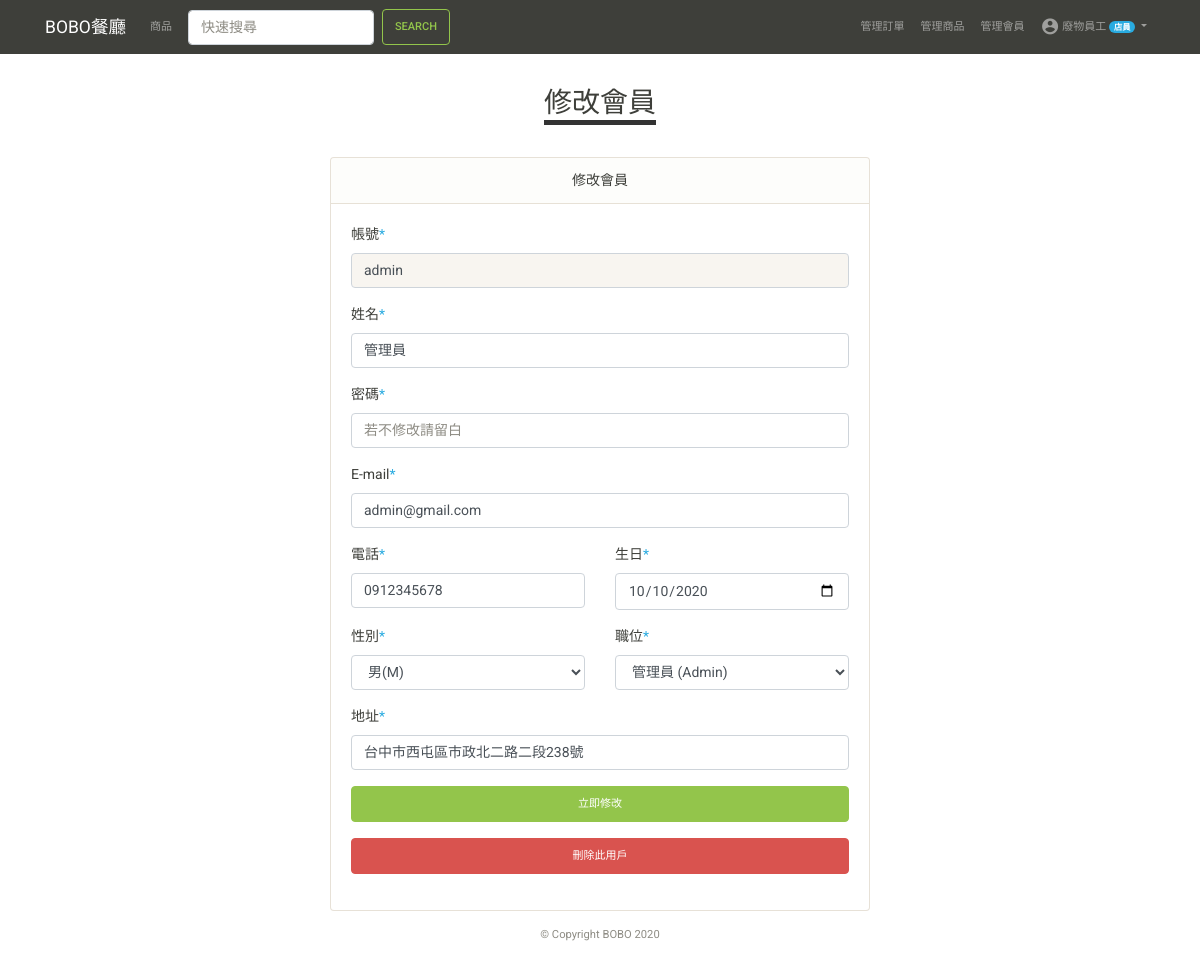
/user_list_detail.php?ID=admin (signed in), run on the app's committed database.
### tables this page shows
CREATE TABLE MEMBER(
  ID VARCHAR(20) PRIMARY KEY,
  Password VARCHAR(128) ,
  Name VARCHAR(12) ,
  Email VARCHAR(30) ,
  Phone VARCHAR(10) ,
  RegDate TIMESTAMP DEFAULT CURRENT_TIMESTAMP,
  Birth DATE,
  Gender ENUM('M', 'F', 'N'),
  Address VARCHAR(100),
  Position ENUM('S', 'A', 'C') 
);

### verification.php (called while the page is built, shortened)
<?php
include('connection.php');
if(isset($_SESSION['ID'])){
  $user_id = $_SESSION['ID'];
  $sql = "SELECT * FROM MEMBER WHERE ID='$user_id'";
  $rows = mysqli_fetch_array($conn->query($sql));
  $user_name = $rows['Name'];
  $user_position = $rows['Position'];
}

### connection.php (called while the page is built, shortened)
<?php
  $conn = new mysqli(db_host, db_username, db_password, db_name);
  $conn->query("SET NAMES 'utf8mb4'");
  require_once('verification.php');

### user_list_detail.php (the view, shortened to what this page needs)
<?php include('connection.php'); ?>
<!DOCTYPE html>
<html>
<head>
  <?php include('style.php') ?>
</head>
<body>
  <?php include('nav.php') ?>
  <div class="container my-3">
    <div class="row">
      <div class="col-12 text-center">
        <h2 class="d-inline-block my-3" style="border-bottom:5px #333 solid;">修改會員</h2>
      </div>
      <?php
        $sql = "SELECT * FROM MEMBER
                WHERE ID ='" . $_GET['ID']."'";
        $result = $conn->query($sql);
        $row = mysqli_fetch_array($result);
        $ID=$row['ID'];
        $Name=$row['Name'];
        $Email=$row['Email'];
        $Phone=$row['Phone'];
        $Birth=$row['Birth'];
        $Gender=$row['Gender'];
        $Address=$row['Address'];
        $Position=$row['Position'];
       ?>
      <div class="col-12 col-lg-6 offset-lg-3 mt-3">
        <div class="card">
          <div class="card-header text-center">修改會員</div>
          <div class="card-body">
            <form class="row" action="user_list_detail_edit.php" method="post" enctype="multipart/form-data" >
              <div class="col-12 form-group">
                <label for="">帳號<span class="text-info">*</span></label>
                <input type="text" value="<?php echo $ID;?>" name="ID" class="form-control" readonly>
              </div>
              <div class="col-12 form-group">
                <label for="">姓名<span class="text-info">*</span></label>
                <input type="text" value="<?php echo $Name;?>" name="Name" placeholder="" class="form-control" required>
              </div>
              <div class="col-12 form-group">
                <label for="">密碼<span class="text-info">*</span></label>
                <input type="text" name="Password" placeholder = "若不修改請留白" class="form-control" >
              </div>
              <div class="col-12 form-group">
                <label for="">E-mail<span class="text-info">*</span></label>
                <input type="email" value="<?php echo $Email;?>" name="Email" maxlength="30" class="form-control" required>
              </div>
              <div class="col-12 col-lg-6 form-group">
                <label for="">電話<span class="text-info">*</span></label>
                <input type="text" name="Phone" value="<?php echo $Phone;?>" placeholder="0987654321" maxlength="10" class="form-control" required>
              </div>
              <div class="col-12 col-lg-6 form-group">
                <label for="">生日<span class="text-info">*</span></label>
                <input type="date" value="<?php echo $Birth;?>" name="Birth" placeholder="Birth" class="form-control" >
              </div>
              <div class="col-12 col-lg-6 form-group">
                <label for="">性別<span class="text-info">*</span></label>
                <select class="form-control" value="<?php echo $Gender;?>" name="Gender" required>
                  <?php
                    $genderList= array('M','F','N');
                    $genderTextList= array('男(M)','女(F)','未知(N)');
                    foreach ($genderList as $key => $ppap) {
                      $isThisSelected = ($Gender==$ppap)?'selected ':'';
                      echo '<option value="'.$ppap.'" '. $isThisSelected .' >'.$genderTextList[$key].'</option>';
                    }
                  ?>
                </select>
              </div>
              <div class="col-12 col-lg-6 form-group">
                <label for="">職位<span class="text-info">*</span></label>
                <select class="form-control" value="<?php echo $Position;?>" name="Position" required>
                  <?php
                    if ($Position=='A'){
                      $positionList= array('A');
                      $positionTextList = array('管理員 (Admin)');
                    }
                    else{
                      $positionList= array('C','S');
                      $positionTextList = array('顧客 (Customer)','員工 (Staff)');
                    }
                    foreach ($positionList as $key => $ppap) {
                      $isThisSelected = ($Position==$ppap)?'selected ':'';
                      echo '<option value="'.$ppap.'" '. $isThisSelected .' >'.$positionTextList[$key].'</option>';
                    }
                  ?>
                </select>
              </div>
              <div class="col-12 form-group">
                <label for="">地址<span class="text-info">*</span></label>
                <input type="text" name="Address" value="<?php echo $Address;?>" maxlength="100" class="form-control" >
              </div>
              <div class="col-12 form-group">
                <button class="btn btn-success btn-block" type="submit" >立即修改</button>
              </div>
              <div class="col-12 form-group">
                <a class="btn btn-danger btn-block" href="user_list_new_del.php?ID=<?php echo $ID;?>" >刪除此用戶</a>
              </div>
            </form>
          </div>
        </div>
      </div>
    </div>
  </div>
  <?php include('footer.php') ?>
</body>
</html>

### nav.php (shortened to what this page needs)
<?php
  $this_page = pathinfo($_SERVER['PHP_SELF'])['filename'];
  $admin_display  = ($user_position=='A'||$user_position=='S')?'':'d-none ';
?>
<nav id="navbar" class="navbar navbar-expand-lg navbar-dark bg-primary1 sticky-top " style="background:rgba(62,63,58,1);">
  <div class="container ">
    <a class="navbar-brand align-middle" href="index.php">
      <class="img-fluid" style="max-height:1.1rem"> BOBO餐廳
    </a>
    <div class="collapse navbar-collapse" id="navbarSupportedContent">
      <ul class="navbar-nav mr-auto">
        <li class="nav-item <?=($this_page =='product')?'active':'';?>">
          <a class="nav-link $customer_display" href="product.php">商品</a>
        </li>
        <form class="form-inline mx-0 mx-lg-2 my-2 my-lg-0" method="get" action="product.php">
          <input class="form-control mr-sm-2" type="search" placeholder="快速搜尋" name="keyword" required>
          <button class="btn btn-outline-success my-2 my-sm-0 " type="submit">Search</button>
        </form>
      </ul>
      <ul class="navbar-nav ml-auto">
        <li class="nav-item <?=($this_page =='order_list')?'active ':'' ?> <?=$admin_display ?>">
          <a class="nav-link" href="order_list.php">管理訂單</a>
        </li>
        <li class="nav-item <?=($this_page =='product_list')?'active ':'' ?> <?=$admin_display ?>">
          <a class="nav-link" href="product_list.php">管理商品</a>
        </li>
        <li class="nav-item <?=($this_page =='user_list')?'active ':'' ?> <?=$admin_display ?>">
          <a class="nav-link" href="user_list.php">管理會員</a>
        </li>
        <li class="nav-item dropdown <?=isset($_SESSION['ID'])?'':'d-none'?>">
          <a class="nav-link dropdown-toggle" href="#" id="user" role="button" data-toggle="dropdown" aria-haspopup="true" aria-expanded="false">
            <i class="material-icons">account_circle</i>
            <?=$user_name?>
            <?php
            if($user_position=='A'){
              echo '<span class="badge badge-pill badge-warning">管理員</span>';
            }else if($user_position=='S'){
              echo '<span class="badge badge-pill badge-info">店員</span>';
            }
            ?>
          </a>
        </li>
      </ul>
    </div>
  </div>
</nav>

### css/style.css (style rules this page uses)
i.material-icons { vertical-align: middle; font-size: 1.2rem; }

### data on the page
member: Name "廢物員工"
member: ID "admin", Name "管理員", Email "admin@gmail.com", Phone "0912345678", Birth "10/10/2020", Gender "男(M)", Position "管理員 (Admin)", Address "台中市西屯區市政北二路二段238號"
